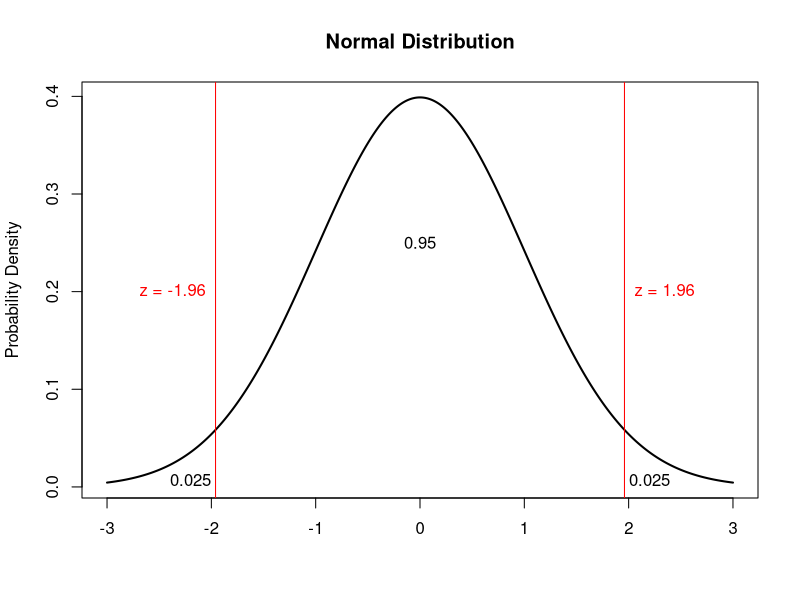
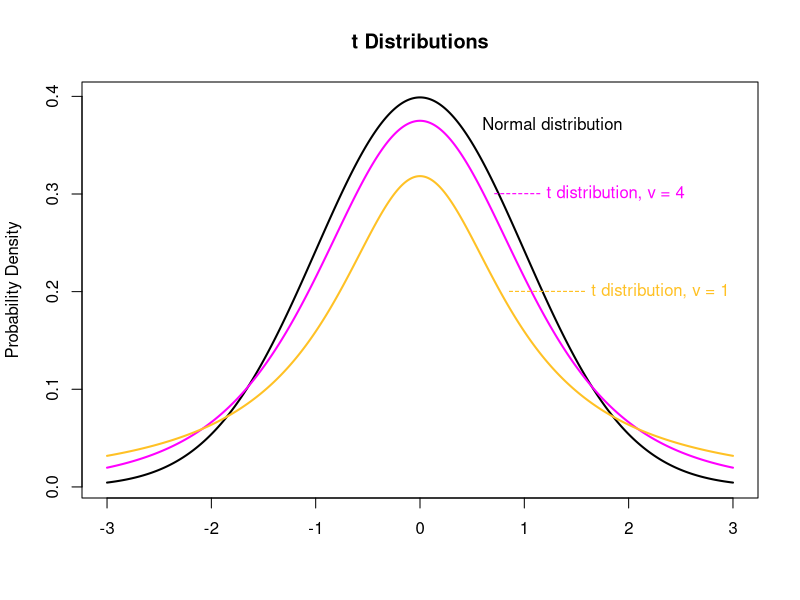
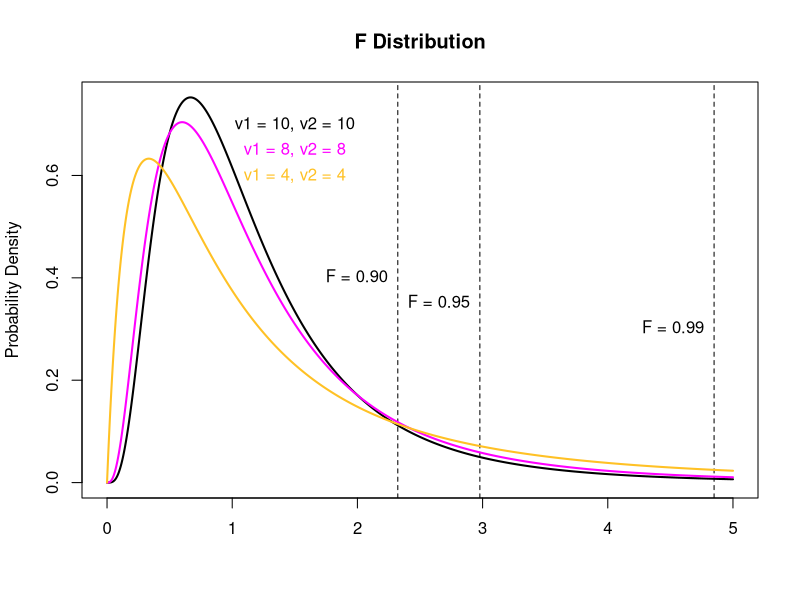

These charts were generated, in order, by the following R code: (Note: this script raises an error after producing the figures.)
###################
#### CHAPTER 6 ####
###################

# Note on the following code:
# When an "assign" line such as line 16 is enclosed in parenthesis, it outputs
# the number calulated on the right side of the assign ("<-") to the console

###########
### 6.2 ###
###########
## percentage errors detected
errors <- c(66.7, 64.3, 67.1, 66.1, 65.5, 69.1, 67.2, 68.1, 65.7, 66.4)
n <- length(errors)

## sample mean of the errors detected
(xbar_errors <- sum(errors)/n)
## OR use the mean() function
mean(errors)

## sample variance (s^2)
(var_errors <- (sum((errors - xbar_errors)^2))/(n-1))
## OR use the var() function to get the same answer:
var(errors)

## sample standard deviation (s)
(sd_errors <- sqrt(var_errors))
## OR use the sd() function
sd(errors)

###########
### 6.4 ###
###########
## Figure 6.1. Distribution of the z statistic
plot(x = seq(-3,3,length.out = 1000),
     y = dnorm(seq(-3,3,length.out = 1000)),
     main = "Normal Distribution",
     ylab = "Probability Density",
     xlab = "",
     type = "l",
     lwd = 2)
abline(v = c(qnorm(0.025), qnorm(0.975)), col = "red")
text(x = 0, y = 0.25, label = "0.95")
text(x = -2.2, y = 0.007, label = "0.025")
text(x = 2.2, y = 0.007, label = "0.025")
text(x = qnorm(0.025), y = 0.2, label = "z = -1.96", col = "red", pos = 2)
text(x = qnorm(0.975), y = 0.2, label = "z = 1.96", col = "red", pos = 4)

#############
### 6.5.1 ###
#############
## Figure 6.2: Student's t distribution for several values of v (degrees of freedom)
plot(x = seq(-3,3,length.out = 1000),
     y = dnorm(seq(-3,3,length.out = 1000)),
     main = "t Distributions",
     ylab = "Probability Density",
     xlab = "",
     type = "l",
     lwd = 2)
lines(x = seq(-3,3,length.out = 1000),
     y = dt(seq(-3,3,length.out = 1000), df = 4),
     lwd = 2,
     col = "magenta")
lines(x = seq(-3,3,length.out = 1000),
      y = dt(seq(-3,3,length.out = 1000), df = 1),
      lwd = 2,
      col = "goldenrod1")
text(x = 0.5, y = 0.37, label = "Normal distribution", pos = 4)
text(x = 0.56, y = 0.3, label = " -------- t distribution, v = 4", pos = 4, col = "magenta")
text(x = 0.75, y = 0.2, label = "------------- t distribution, v = 1", pos = 4, col = "goldenrod1")

#######################
## Example on p. 139 ##
#######################
xbar <- 15.9
mu <- 15
n <- 10
s <- 0.9

# find t statistic for the above values
(t <- ((xbar - mu)/s) * sqrt(n-1))

# find the 95% confidence level cut off for this t-distribution
c(qt(0.025, df = n-1), qt(0.975, df = n-1))

# the value of t is outside the 95% range, therefore we can regect the null hypothesis

#######################
## Example on p. 141 ##
#######################
n1 <- 12
n2 <- 12
xbar1 <- 5.1
xbar2 <- 4.8
s1 <- 0.36
s2 <- 0.4

# calculate the standard deviation first
(sigma <- sqrt(((n1-1)*(s1^2) + (n2-1)*(s2^2))/(n1+n2-2)))

# t statistic
(xbar1-xbar2)/(sigma*sqrt((1/n1)+(1/n2)))

# find the 99% confidence level cut off for this t-distribution
c(qt(0.01, df = n1+n2-2), qt(0.99, df = n1+n2-2))

# the calculated t-statistic falls within the 99% confidence range, therefore we cannot reject our null hypothesis

###########
## 6.5.2 ##
###########
## Figure 6.3. Snedecor's F distribution
plot(x = seq(0,5,length.out = 1000),
     y = df(seq(0,5,length.out = 1000), df1 = 10, df2 = 10),
     main = "F Distribution",
     ylab = "Probability Density",
     xlab = "",
     type = "l",
     lwd = 2)
text(x = 1.5, y = 0.7, "v1 = 10, v2 = 10")
abline (v = qf(0.9, df1 = 10, df2 = 10), lty = 2)
abline (v = qf(0.95, df1 = 10, df2 = 10), lty = 2)
abline (v = qf(0.99, df1 = 10, df2 = 10), lty = 2)
text(x = qf(0.90, df1 = 10, df2 = 10), y = 0.4, label = "F = 0.90", pos = 2)
text(x = qf(0.95, df1 = 10, df2 = 10), y = 0.35, label = "F = 0.95", pos = 2)
text(x = qf(0.99, df1 = 10, df2 = 10), y = 0.3, label = "F = 0.99", pos = 2)

#### THE FOLLOWING IS NOT IN THE BOOK ###
## Compare the above F-distribution to the distribution with other values of v1 and v2:
lines(x = seq(0,5,length.out = 1000),
     y = df(seq(0,5,length.out = 1000), df1 = 8, df2 = 8),
      lwd = 2,
      col = "magenta")
text(x = 1.5, y = 0.65, "v1 = 8, v2 = 8", col = "magenta")

lines(x = seq(0,5,length.out = 1000),
     y = df(seq(0,5,length.out = 1000), df1 = 4, df2 = 4),
      lwd = 2,
      col = "goldenrod1")
text(x = 1.5, y = 0.6, "v1 = 4, v2 = 4", col = "goldenrod1")

#######################
## Example on p. 143 ##
#######################
n1 <- 9
n2 <- 12
sigma1 <- 16
sigma2 <- 25
s1 <- 20
s2 <- 8

## Calculate F-statistic
(f <- (n1*s1)/((n1-1)*sigma1)/((n2*s2)/((n2-1)*sigma2)))

## F-Statistic is greater than the 95% confidence level, therefore we can reject the null hypothesis.
# See plot below

## F-distribution plot for example on p.143
fDistPlot(fvalue = f, df1 = 8, df2 = 11, alpha = 0.05)

###########
## 6.5.3 ##
###########
## Figure 6.4. Chi-square distribution for several values of v
plot(x = seq(0, 25,length.out = 1000),
     y = dchisq(seq(0, 25,length.out = 1000), df= 2),
     main = "Chi-squared Distribution",
     ylab = "Probability Density",
     xlab = "",
     type = "l",
     lwd = 2)
lines(x = seq(0, 25,length.out = 1000),
      y = dchisq(seq(0, 25,length.out = 1000), df= 4),
      lwd = 2,
      col = "blue")
lines(x = seq(0, 25,length.out = 1000),
      y = dchisq(seq(0, 25,length.out = 1000), df= 6),
      lwd = 2,
      col = "forestgreen")
lines(x = seq(0, 25,length.out = 1000),
      y = dchisq(seq(0, 25,length.out = 1000), df= 10),
      lwd = 2, col = "orange")
text(x = 2, y = 0.4, label = "v = 2")
text(x = 4, y = 0.2, label = "v = 4", col = "blue")
text(x = 6, y = 0.15, label = "v = 6", col = "forestgreen")
text(x = 12, y = 0.1, label = "v = 10", col = "orange")

##########################
## Example on p.145-146 ##
##########################
o1 <- 75
o2 <- 65
o3 <- 25
o4 <- 35

e1 <- 70
e2 <- 70
e3 <-30
e4 <- 30

k <- 2

## Calculation Chi-sq
((o1-e1)^2)/e1 + ((o2-e2)^2/e2) +((o3-e3)^2/e3) + ((o4-e4)^2/e4)
## degrees of freedom:
k-1

## find value of Chi-Sq distribution at 95% confidence
qchisq(0.95, df = k-1)

## The Chi-sq statistic is within the 95% confidence range, therefore we cannot reject the null hypothesis

## Plot of Chi-sq example problem ##
plot(x = seq(0, 25,length.out = 1000),
     y = dchisq(seq(0, 25,length.out = 1000), df= 1),
     main = "Chi-squared Distribution",
     ylab = "Probability Density",
     xlab = "",
     type = "l",
     lwd = 2)
text(x = 1, y = 2.0, label = "v = 1")
abline(v = qchisq(0.95, df = k-1), lty=2)
text(x = qchisq(0.95, df = k-1), y = 0.4, label = "Chi-sq(0.95) = 3.84", pos = 4)
points(2.28, dchisq(2.28, df = 1), col = "red", pch = 19, cex = 1.5)
text(2.28, dchisq(2.28, df = 1), label = "2.28",pos = 3, col = "red")

